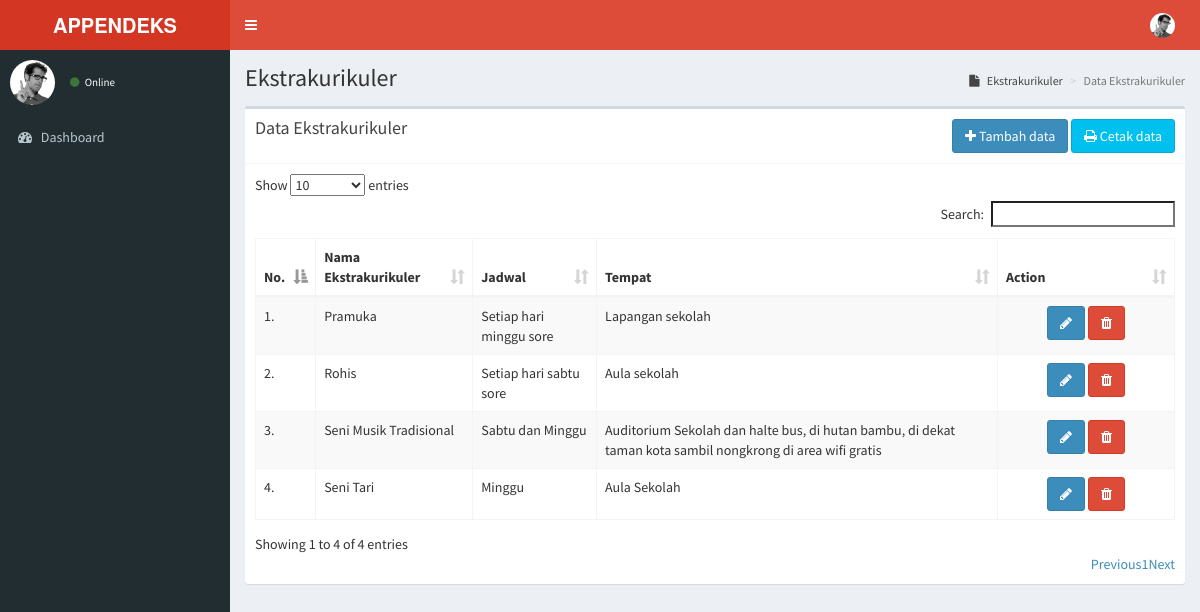
The app's page /index.php/ekstrakurikuler with its own data.
### tables this page shows
CREATE TABLE `jenis_eskul` (
  `id_ekskul` int(2) NOT NULL,
  `nama_ekskul` varchar(30) NOT NULL,
  `jadwal` text NOT NULL,
  `tempat` text NOT NULL
);

### application/libraries/Template.php (called while the page is built)
<?php
class Template {
    var $template_data = array();
    function set($name, $value) {
        $this->template_data[$name] = $value;
    }
    function load($template = '', $view = '', $view_data = array(), $return = FALSE) {
        $this->CI = &get_instance();
        $this->set('contents', $this->CI->load->view($view, $view_data, TRUE));
        return $this->CI->load->view($template, $this->template_data, $return);
    }
}

### application/controllers/Ekstrakurikuler.php (called while the page is built, shortened)
<?php
class Ekstrakurikuler extends CI_Controller {
    public function index() {
        $data['row'] = $this->ekstrakurikuler_model->get();
        $this->template->load('template', 'ekstrakurikuler/ekstrakurikuler_data', $data);
    }
}

### index.php (called while the page is built, shortened)
<?php
require_once BASEPATH.'core/CodeIgniter.php';

### application/models/Ekstrakurikuler_model.php (called while the page is built, shortened)
<?php
class Ekstrakurikuler_model extends CI_Model {
    public function get($id = null) {
        $this->db->from('jenis_eskul');
        $query = $this->db->get();
        return $query;
    }
}

### application/views/ekstrakurikuler/ekstrakurikuler_data.php (the view, shortened to what this page needs)
<section class="content-header">
    <h1>Ekstrakurikuler</h1>
    <ol class="breadcrumb">
        <li><a href="#"><i class="fa fa-file"></i> Ekstrakurikuler</a></li>
        <li class="active">Data Ekstrakurikuler</li>
    </ol>
</section>
<section class="content">
    <div class="box">
        <div class="box-header with-border">
            <h3 class="box-title">Data Ekstrakurikuler</h3>
            <div class="pull-right">
                <a href="<?= site_url('ekstrakurikuler/add') ?>" class="btn btn-primary"><i class="fa fa-plus"></i> Tambah data</a>
                <a href="<?= site_url('ekstrakurikuler/cetak') ?>" class="btn btn-info"><i class="fa fa-print"></i> Cetak data</a>
            </div>
        </div>
        <div class="box-body table-responsive">
            <table class="table table-bordered table-striped" id="datatable">
                <thead>
                    <tr>
                        <th>No.</th>
                        <th>Nama Ekstrakurikuler</th>
                        <th>Jadwal</th>
                        <th>Tempat</th>
                        <th>Action</th>
                    </tr>
                </thead>
                <tbody>
                    <?php $no = 1;
                    foreach ($row->result() as $ekskul => $data) { ?>
                        <tr>
                            <td><?= $no++ ?>.</td>
                            <td><?= $data->nama_ekskul ?></td>
                            <td><?= $data->jadwal ?></td>
                            <td><?= $data->tempat ?></td>
                            <td class="text-center" width="160px">
                                <form action="<?= site_url('ekstrakurikuler/delete') ?>" method="post">
                                    <a href="<?= site_url('ekstrakurikuler/edit/' . $data->id_ekskul) ?>" class="btn btn-primary btn-s"><i class="fa fa-pencil"></i></a>
                                    <button onclick="return confirm('apakah anda ingin menghapus data ini ?')" class="btn btn-danger btn-s"><i class="fa fa-trash"></i></a>
                                    </button>
                                </form>
                            </td>
                        </tr>
                    <?php } ?>
                </tbody>
            </table>
        </div>
    </div>
</section>

### records on screen
jenis_eskul: nama_ekskul "Pramuka", jadwal "Setiap hari minggu sore", tempat "Lapangan sekolah"
jenis_eskul: nama_ekskul "Rohis", jadwal "Setiap hari sabtu sore", tempat "Aula sekolah"
jenis_eskul: nama_ekskul "Seni Musik Tradisional", jadwal "Sabtu dan Minggu", tempat "Auditorium Sekolah dan halte bus, di hutan bambu, di dekat taman kota sambil nongkrong di area wifi gratis"
jenis_eskul: nama_ekskul "Seni Tari", jadwal "Minggu", tempat "Aula Sekolah"
